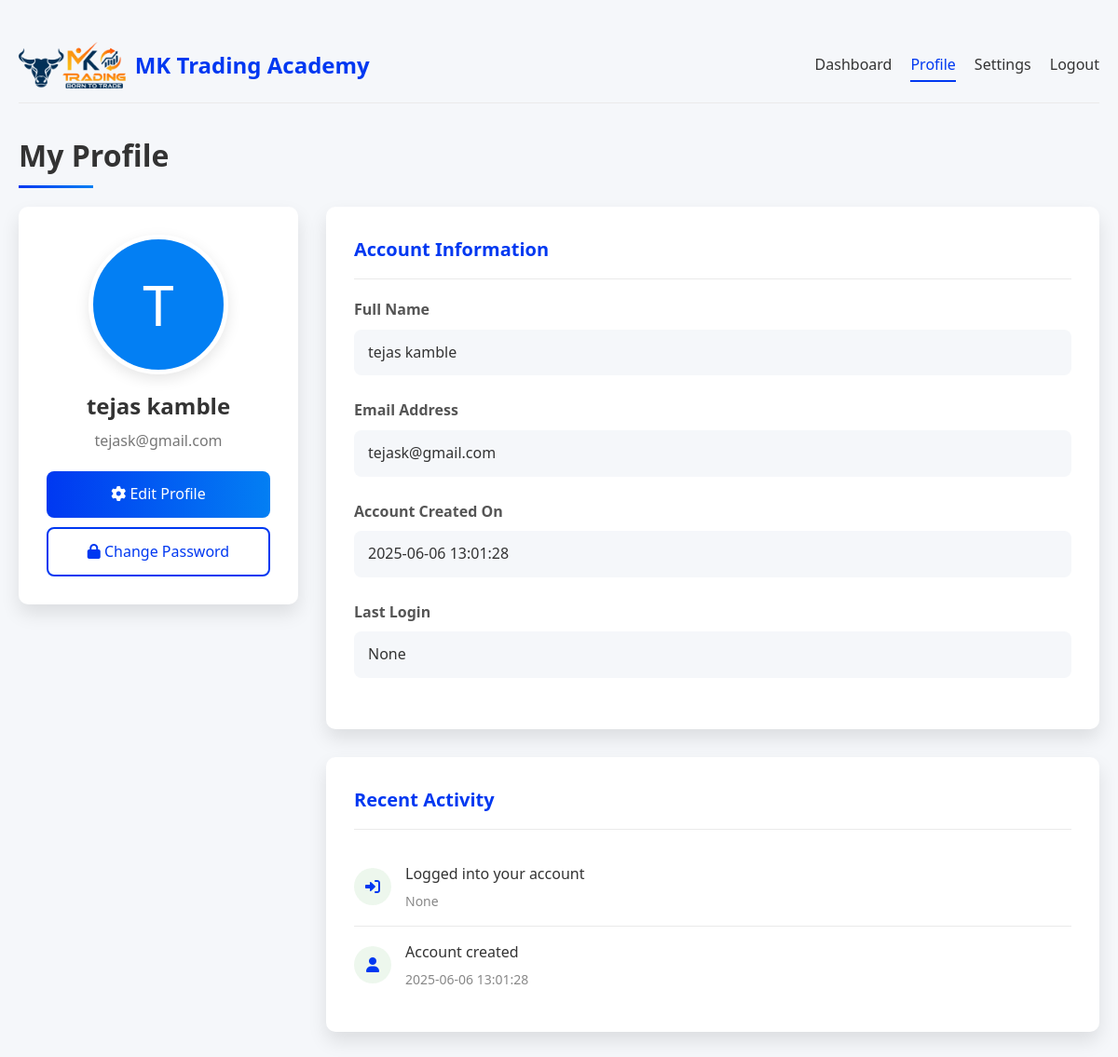
Screenshot of /profile (signed in) with the database file from the repository.
### tables this page shows
CREATE TABLE users (
            id INTEGER PRIMARY KEY AUTOINCREMENT,
            email TEXT UNIQUE NOT NULL,
            phone INTEGER UNIQUE NOT NULL,
            password_hash TEXT NOT NULL,
            name TEXT,
            created_at TIMESTAMP DEFAULT CURRENT_TIMESTAMP,
            last_login TIMESTAMP
        );

### app.py (the view)
@app.route("/profile")
@login_required
def profile():
    conn = sqlite3.connect(USER_DB)
    cursor = conn.cursor()
    cursor.execute("SELECT email, name, created_at, last_login FROM users WHERE id = ?", (session["user_id"],))
    user = cursor.fetchone()
    cursor.execute("""
        SELECT sp.name, us.start_date, us.expiry_date
        FROM user_subscriptions us
        JOIN subscription_plans sp ON us.plan_id = sp.id
        WHERE us.user_id = ? AND us.is_active = 1 AND us.expiry_date > ?
        ORDER BY us.expiry_date DESC LIMIT 1
    """, (session["user_id"], datetime.now().strftime('%Y-%m-%d %H:%M:%S')))
    subscription = cursor.fetchone()
    conn.close()
    if not user:
        flash("User not found", "error")
        return redirect(url_for("login"))
    user_data = {
        "email": user[0],
        "name": user[1],
        "created_at": user[2],
        "last_login": user[3],
        "has_subscription": subscription is not None
    }
    if subscription:
        user_data["subscription"] = {
            "plan_name": subscription[0],
            "start_date": subscription[1],
            "expiry_date": subscription[2]
        }
    return render_template("profile.html", user_data=user_data)

### app.py (called while the page is built)
def login_required(f):
    @wraps(f)
    def decorated_function(*args, **kwargs):
        if 'user_id' not in session:
            return redirect(url_for('login', next=request.url))
        return f(*args, **kwargs)
    return decorated_function

### templates/profile.html (shortened to what this page needs)
<!DOCTYPE html>
<html lang="en">
<head>
    <link rel="stylesheet" href="https://cdnjs.cloudflare.com/ajax/libs/font-awesome/6.0.0-beta3/css/all.min.css">
</head>
<body>
    <div class="container">
        <header class="header">
            <a href="{{ url_for('dashboard') }}" class="logo">
                <img src="/static/assets/img/logomk.PNG" alt="MK Trading Academy">
                <span>MK Trading Academy</span>
            </a>
            <div class="nav-links">
                <a href="{{ url_for('dashboard') }}">Dashboard</a>
                <a href="{{ url_for('profile') }}" class="active">Profile</a>
                <a href="{{ url_for('settings') }}">Settings</a>
                <a href="{{ url_for('logout') }}">Logout</a>
            </div>
        </header>
        <h1 class="page-title">My Profile</h1>
        <div class="profile-container">
            <div class="profile-sidebar">
                <div class="card">
                    <div class="user-avatar">
                        <div class="avatar-circle">
                            {{ user_data.name[0]|upper }}
                        </div>
                        <h2 class="user-name">{{ user_data.name }}</h2>
                        <p class="user-email">{{ user_data.email }}</p>
                    </div>
                    <div class="profile-actions">
                        <a href="{{ url_for('settings') }}" class="btn btn-primary">
                            <i class="fas fa-cog"></i> Edit Profile
                        </a>
                        <a href="{{ url_for('reset_password') }}" class="btn btn-outline">
                            <i class="fas fa-lock"></i> Change Password
                        </a>
                    </div>
                </div>
            </div>
            <div class="profile-content">
                <div class="card">
                    <div class="card-header">
                        <h2>Account Information</h2>
                    </div>
                    <div class="profile-info-item">
                        <div class="profile-info-label">Full Name</div>
                        <div class="profile-info-value">{{ user_data.name }}</div>
                    </div>
                    <div class="profile-info-item">
                        <div class="profile-info-label">Email Address</div>
                        <div class="profile-info-value">{{ user_data.email }}</div>
                    </div>
                    <div class="profile-info-item">
                        <div class="profile-info-label">Account Created On</div>
                        <div class="profile-info-value">{{ user_data.created_at }}</div>
                    </div>
                    <div class="profile-info-item">
                        <div class="profile-info-label">Last Login</div>
                        <div class="profile-info-value">{{ user_data.last_login }}</div>
                    </div>
                </div>
                <div class="card">
                    <div class="card-header">
                        <h2>Recent Activity</h2>
                    </div>
                    <ul class="activity-log">
                        <li class="activity-item">
                            <div class="activity-icon">
                                <i class="fas fa-sign-in-alt"></i>
                            </div>
                            <div class="activity-content">
                                <div class="activity-title">Logged into your account</div>
                                <div class="activity-time">{{ user_data.last_login }}</div>
                            </div>
                        </li>
                        <li class="activity-item">
                            <div class="activity-icon">
                                <i class="fas fa-user"></i>
                            </div>
                            <div class="activity-content">
                                <div class="activity-title">Account created</div>
                                <div class="activity-time">{{ user_data.created_at }}</div>
                            </div>
                        </li>
                    </ul>
                </div>
            </div>
        </div>
    </div>
</body>
</html>

### templates/profile.html (style rules this page uses)
:root { --primary-color: #0038f1; --primary-dark: #388E3C; --secondary-color: #037ff3; --text-color: #333; --light-color: #f9f9f9; --danger-color: #f44336; --success-color: #4CAF50; --info-color: #2196F3; --box-shadow: 0 10px 20px rgba(0, 0, 0, 0.1); --card-bg: #fff; --border-color: #eaeaea; }
* { margin: 0; padding: 0; box-sizing: border-box; }
body { font-family: 'Segoe UI', Tahoma, Geneva, Verdana, sans-serif; line-height: 1.6; color: var(--text-color); min-height: 100vh; background-color: #f5f7fa; }
.container { width: 100%; max-width: 1200px; margin: 0 auto; padding: 30px 20px; }
.header { padding: 15px 0; margin-bottom: 30px; border-bottom: 1px solid var(--border-color); display: flex; justify-content: space-between; align-items: center; }
.logo { font-size: 24px; font-weight: 700; display: flex; align-items: center; color: var(--primary-color); text-decoration: none; }
.logo img { height: 50px; margin-right: 10px; }
.nav-links { display: flex; align-items: center; }
.nav-links a { margin-left: 20px; color: var(--text-color); text-decoration: none; font-weight: 500; transition: color 0.3s; }
.nav-links a.active { color: var(--primary-color); position: relative; }
.nav-links a.active::after { content: ''; position: absolute; width: 100%; height: 2px; background-color: var(--primary-color); bottom: -5px; left: 0; }
.page-title { margin-bottom: 30px; font-weight: 600; color: var(--text-color); position: relative; display: inline-block; }
.page-title::after { content: ''; position: absolute; left: 0; bottom: -10px; width: 80px; height: 3px; background: linear-gradient(to right, var(--primary-color), var(--secondary-color)); }
.profile-container { display: flex; flex-wrap: wrap; gap: 30px; animation: fadeIn 0.5s ease-out; }
.profile-sidebar { flex: 1; min-width: 300px; }
.profile-content { flex: 3; min-width: 300px; }
.card { background-color: var(--card-bg); border-radius: 10px; box-shadow: var(--box-shadow); padding: 30px; margin-bottom: 30px; transition: transform 0.3s, box-shadow 0.3s; }
.card-header { margin-bottom: 20px; border-bottom: 1px solid var(--border-color); padding-bottom: 15px; display: flex; justify-content: space-between; align-items: center; }
.card-header h2 { font-size: 20px; color: var(--primary-color); }
.user-avatar { text-align: center; margin-bottom: 20px; }
.avatar-circle { width: 150px; height: 150px; border-radius: 50%; background-color: var(--secondary-color); display: flex; justify-content: center; align-items: center; margin: 0 auto 15px; color: white; font-size: 60px; font-weight: 500; position: relative; overflow: hidden; border: 5px solid white; box-shadow: 0 5px 15px rgba(0, 0, 0, 0.1); }
.user-name { font-size: 24px; font-weight: 600; margin-bottom: 5px; }
.user-email { color: #777; margin-bottom: 20px; }
.profile-actions { display: flex; flex-direction: column; gap: 10px; }
.btn { display: inline-block; padding: 12px 20px; border: none; border-radius: 8px; font-size: 16px; font-weight: 500; cursor: pointer; transition: all 0.3s; text-align: center; text-decoration: none; }
.btn-primary { background: linear-gradient(to right, var(--primary-color), var(--secondary-color)); color: white; }
.btn-outline { background: transparent; color: var(--primary-color); border: 2px solid var(--primary-color); }
.profile-info-item { margin-bottom: 25px; }
.profile-info-label { font-weight: 600; margin-bottom: 8px; color: #555; }
.profile-info-value { padding: 12px 15px; background-color: #f5f7fa; border-radius: 8px; font-size: 16px; }
.activity-log { list-style-type: none; }
.activity-item { padding: 15px 0; border-bottom: 1px solid var(--border-color); display: flex; align-items: center; }
.activity-item:last-child { border-bottom: none; }
.activity-icon { width: 40px; height: 40px; border-radius: 50%; background-color: rgba(76, 175, 80, 0.1); display: flex; justify-content: center; align-items: center; margin-right: 15px; color: var(--primary-color); }
.activity-content { flex: 1; }
.activity-title { font-weight: 500; margin-bottom: 5px; }
.activity-time { font-size: 14px; color: #888; }

### rows the page displays
users: name "T", name "tejas kamble", email "tejask@gmail.com", created_at "2025-06-06 13:01:28"

### other values shown
{{ user_data.last_login }} "None"
